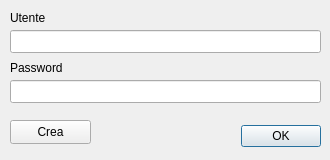
<?xml version="1.0" encoding="UTF-8"?>
<ui version="4.0">
 <class>Utente_Login</class>
 <widget class="QDialog" name="Utente_Login">
  <property name="geometry">
   <rect>
    <x>0</x>
    <y>0</y>
    <width>330</width>
    <height>160</height>
   </rect>
  </property>
  <property name="minimumSize">
   <size>
    <width>330</width>
    <height>160</height>
   </size>
  </property>
  <property name="maximumSize">
   <size>
    <width>330</width>
    <height>160</height>
   </size>
  </property>
  <property name="windowTitle">
   <string>Login</string>
  </property>
  <property name="windowIcon">
   <iconset>
    <normaloff>../../../Documenti/LSO/FM_Client/Icone/inbox_film.ico</normaloff>../../../Documenti/LSO/FM_Client/Icone/inbox_film.ico</iconset>
  </property>
  <widget class="QDialogButtonBox" name="buttonBox">
   <property name="geometry">
    <rect>
     <x>190</x>
     <y>120</y>
     <width>131</width>
     <height>32</height>
    </rect>
   </property>
   <property name="orientation">
    <enum>Qt::Horizontal</enum>
   </property>
   <property name="standardButtons">
    <set>QDialogButtonBox::Ok</set>
   </property>
  </widget>
  <widget class="QLabel" name="label">
   <property name="geometry">
    <rect>
     <x>10</x>
     <y>10</y>
     <width>55</width>
     <height>15</height>
    </rect>
   </property>
   <property name="text">
    <string>Utente</string>
   </property>
  </widget>
  <widget class="QLabel" name="label_2">
   <property name="geometry">
    <rect>
     <x>10</x>
     <y>60</y>
     <width>55</width>
     <height>15</height>
    </rect>
   </property>
   <property name="text">
    <string>Password</string>
   </property>
  </widget>
  <widget class="QLineEdit" name="eUtente">
   <property name="geometry">
    <rect>
     <x>10</x>
     <y>30</y>
     <width>311</width>
     <height>23</height>
    </rect>
   </property>
   <property name="maxLength">
    <number>300</number>
   </property>
  </widget>
  <widget class="QLineEdit" name="ePsw">
   <property name="geometry">
    <rect>
     <x>10</x>
     <y>80</y>
     <width>311</width>
     <height>23</height>
    </rect>
   </property>
   <property name="maxLength">
    <number>100</number>
   </property>
  </widget>
  <widget class="QPushButton" name="bCrea">
   <property name="geometry">
    <rect>
     <x>10</x>
     <y>120</y>
     <width>81</width>
     <height>24</height>
    </rect>
   </property>
   <property name="text">
    <string>Crea</string>
   </property>
   <property name="icon">
    <iconset>
     <normaloff>../../../Documenti/LSO/FM_Client/Icone/add.png</normaloff>../../../Documenti/LSO/FM_Client/Icone/add.png</iconset>
   </property>
  </widget>
 </widget>
 <tabstops>
  <tabstop>eUtente</tabstop>
  <tabstop>ePsw</tabstop>
  <tabstop>buttonBox</tabstop>
 </tabstops>
 <resources/>
 <connections>
  <connection>
   <sender>buttonBox</sender>
   <signal>accepted()</signal>
   <receiver>Utente_Login</receiver>
   <slot>accept()</slot>
   <hints>
    <hint type="sourcelabel">
     <x>248</x>
     <y>254</y>
    </hint>
    <hint type="destinationlabel">
     <x>157</x>
     <y>274</y>
    </hint>
   </hints>
  </connection>
  <connection>
   <sender>buttonBox</sender>
   <signal>rejected()</signal>
   <receiver>Utente_Login</receiver>
   <slot>reject()</slot>
   <hints>
    <hint type="sourcelabel">
     <x>316</x>
     <y>260</y>
    </hint>
    <hint type="destinationlabel">
     <x>286</x>
     <y>274</y>
    </hint>
   </hints>
  </connection>
  <connection>
   <sender>bCrea</sender>
   <signal>clicked()</signal>
   <receiver>Utente_Login</receiver>
   <slot>bNuovoUtenteClicked()</slot>
   <hints>
    <hint type="sourcelabel">
     <x>50</x>
     <y>131</y>
    </hint>
    <hint type="destinationlabel">
     <x>164</x>
     <y>79</y>
    </hint>
   </hints>
  </connection>
 </connections>
</ui>
